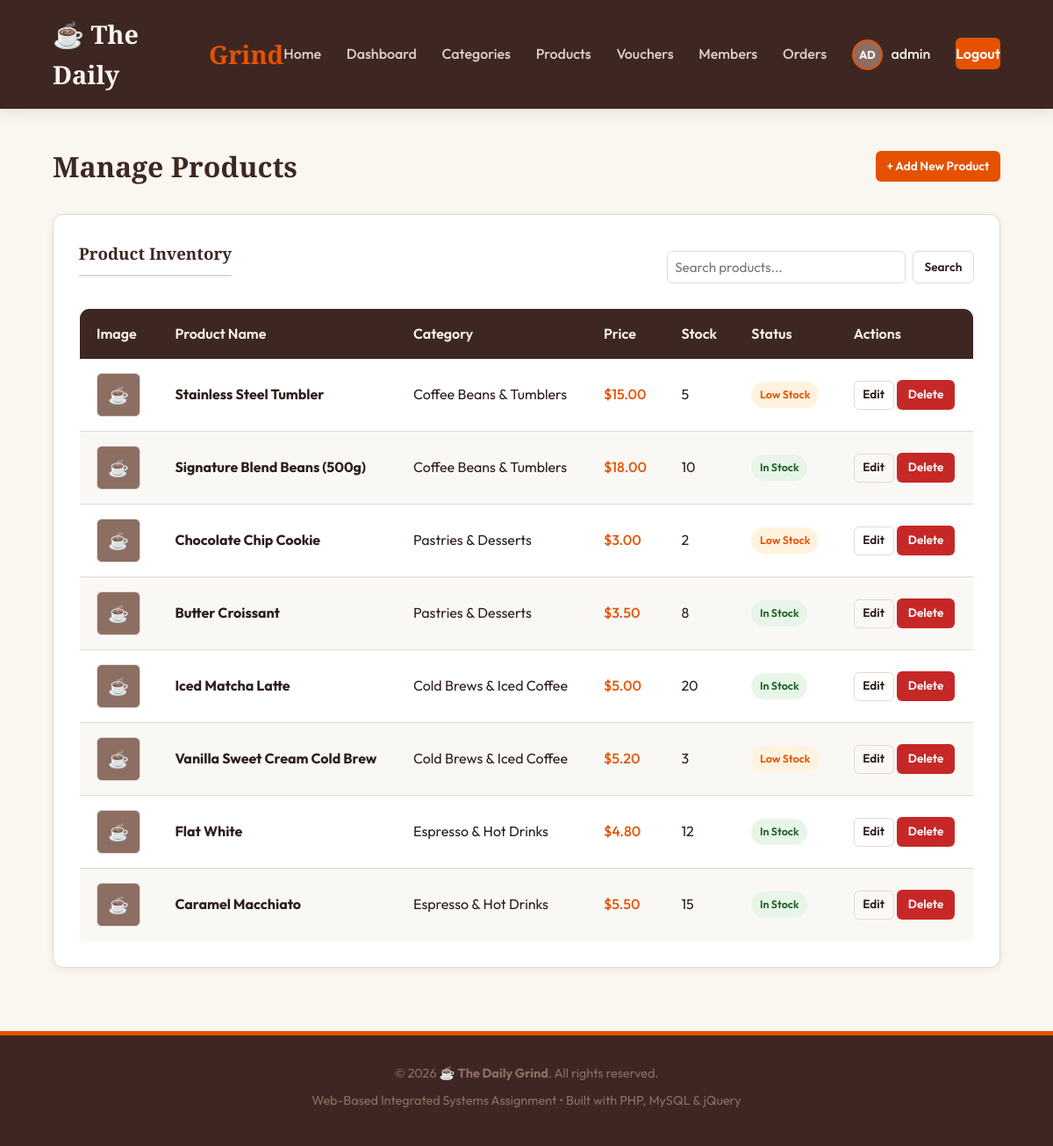
/admin/products.php (signed in), run on the app's committed database.
### tables this page shows
CREATE TABLE `users` (
  `id` INT AUTO_INCREMENT PRIMARY KEY,
  `username` VARCHAR(50) NOT NULL UNIQUE,
  `email` VARCHAR(100) NOT NULL UNIQUE,
  `password` VARCHAR(255) NOT NULL,
  `full_name` VARCHAR(100) NOT NULL,
  `phone` VARCHAR(20) DEFAULT NULL,
  `photo` VARCHAR(255) DEFAULT 'default_user.png',
  `role` ENUM('admin', 'member') DEFAULT 'member',
  `status` ENUM('active', 'blocked') DEFAULT 'active',
  `created_at` TIMESTAMP DEFAULT CURRENT_TIMESTAMP,
  INDEX `idx_users_status` (`status`)
);

CREATE TABLE `products` (
  `id` INT AUTO_INCREMENT PRIMARY KEY,
  `category_id` INT DEFAULT NULL,
  `name` VARCHAR(100) NOT NULL,
  `description` TEXT DEFAULT NULL,
  `price` DECIMAL(10, 2) NOT NULL,
  `stock` INT UNSIGNED DEFAULT 0,
  `created_at` TIMESTAMP DEFAULT CURRENT_TIMESTAMP,
  FOREIGN KEY (`category_id`) REFERENCES `categories` (`id`) ON DELETE SET NULL,
  INDEX `idx_products_name` (`name`)
);

CREATE TABLE `categories` (
  `id` INT AUTO_INCREMENT PRIMARY KEY,
  `name` VARCHAR(50) NOT NULL UNIQUE,
  `description` TEXT DEFAULT NULL
);

### includes/auth.php (called while the page is built, shortened)
<?php
function is_logged_in() {
    return isset($_SESSION['user_id']);
}
function is_admin() {
    return is_logged_in() && isset($_SESSION['user_role']) && $_SESSION['user_role'] === 'admin';
}
function get_logged_in_user($pdo) {
    $stmt = $pdo->prepare("SELECT * FROM users WHERE id = ?");
    $stmt->execute([$_SESSION['user_id']]);
    $user = $stmt->fetch();
    return $user;
}
?>

### admin/products.php (the view, shortened to what this page needs)
<?php
require_once __DIR__ . '/../includes/header.php';
$action = $_GET['action'] ?? 'list';
$search = isset($_GET['q']) ? trim($_GET['q']) : '';
$sql = "SELECT p.*, c.name as category_name,
        (SELECT image_path FROM product_images WHERE product_id = p.id ORDER BY is_primary DESC, id ASC LIMIT 1) as primary_image
        FROM products p
        LEFT JOIN categories c ON p.category_id = c.id";
$params = [];
$sql .= " ORDER BY p.id DESC";
$prod_stmt = $pdo->prepare($sql);
$prod_stmt->execute($params);
$all_products = $prod_stmt->fetchAll();
?>
<div class="page-header-actions">
    <h1>Manage Products</h1>
    <?php if ($action === 'list'): ?>
        <a href="products.php?action=add" class="btn btn-accent btn-sm">+ Add New Product</a>
    <?php else: ?>
        <a href="products.php" class="btn btn-secondary btn-sm">&larr; Back to List</a>
    <?php endif; ?>
</div>
<?php if ($action === 'list'): ?>
    <div class="admin-panel" style="margin-bottom: 2rem;">
        <div style="display: flex; justify-content: space-between; align-items: center; flex-wrap: wrap; gap: 1rem; margin-bottom: 1rem;">
            <h3>Product Inventory</h3>
            <form action="products.php" method="GET" style="display: flex; gap: 0.5rem; width: 350px;">
                <input type="text" name="q" class="form-control" placeholder="Search products..." value="<?= htmlspecialchars($search) ?>" style="padding: 0.5rem;">
                <button type="submit" class="btn btn-secondary btn-sm">Search</button>
            </form>
        </div>
        <?php if (empty($all_products)): ?>
            <p style="color: var(--text-muted); padding: 1rem 0;">No products found.</p>
        <?php else: ?>
            <div class="table-responsive">
                <table class="table">
                    <thead>
                        <tr>
                            <th>Image</th>
                            <th>Product Name</th>
                            <th>Category</th>
                            <th>Price</th>
                            <th>Stock</th>
                            <th>Status</th>
                            <th>Actions</th>
                        </tr>
                    </thead>
                    <tbody>
                        <?php foreach ($all_products as $p): ?>
                            <tr>
                                <td>
                                    <?php
                                    $photo_path = '../uploads/products/' . $p['primary_image'];
                                    if (!empty($p['primary_image']) && file_exists(__DIR__ . '/' . $photo_path)):
                                    ?>
                                        <img src="<?= $photo_path ?>" class="img-thumbnail" alt="<?= htmlspecialchars($p['name']) ?>">
                                    <?php else: ?>
                                        <div class="img-thumbnail" style="background-color: var(--primary-light); color: white; display: flex; align-items: center; justify-content: center; font-size: 1.2rem;">☕</div>
                                    <?php endif; ?>
                                </td>
                                <td><strong><?= htmlspecialchars($p['name']) ?></strong></td>
                                <td><?= htmlspecialchars($p['category_name'] ?? 'Uncategorized') ?></td>
                                <td style="font-weight: 500; color: var(--accent);">$<?= number_format($p['price'], 2) ?></td>
                                <td><?= $p['stock'] ?></td>
                                <td>
                                    <?php if ($p['stock'] == 0): ?>
                                        <span class="badge badge-cancelled">Sold Out</span>
                                    <?php elseif ($p['stock'] <= 5): ?>
                                        <span class="badge badge-pending">Low Stock</span>
                                    <?php else: ?>
                                        <span class="badge badge-active">In Stock</span>
                                    <?php endif; ?>
                                </td>
                                <td>
                                    <a href="products.php?action=edit&id=<?= $p['id'] ?>" class="btn btn-secondary btn-sm" style="padding: 0.3rem 0.6rem;">Edit</a>
                                    <a href="products.php?action=delete&id=<?= $p['id'] ?>" class="btn btn-danger btn-sm confirm-action" data-confirm-message="Are you sure you want to delete product '<?= htmlspecialchars($p['name']) ?>'? This will permanently delete the item and all its image files from storage.">Delete</a>
                                </td>
                            </tr>
                        <?php endforeach; ?>
                    </tbody>
                </table>
            </div>
        <?php endif; ?>
    </div>
<?php endif; ?>
<?php
require_once __DIR__ . '/../includes/footer.php';
?>

### includes/header.php (shortened to what this page needs)
<?php
$is_admin_dir = (strpos($_SERVER['SCRIPT_NAME'], '/admin/') !== false);
$base_path = $is_admin_dir ? '../' : './';
require_once __DIR__ . '/db.php';
require_once __DIR__ . '/auth.php';
$current_user = null;
if (is_logged_in()) {
    $current_user = get_logged_in_user($pdo);
}
?>
<!DOCTYPE html>
<html lang="en">
<head>
    <link rel="stylesheet" href="<?= $base_path ?>assets/css/style.css">
</head>
<body>
<header>
    <div class="nav-container">
        <div class="logo">
            <a href="<?= $base_path ?>index.php">☕ The Daily <span>Grind</span></a>
        </div>
        <nav>
            <ul class="nav-menu">
                <li class="nav-item"><a href="<?= $base_path ?>index.php">Home</a></li>
                <?php if (is_admin()): ?>
                    <li class="nav-item"><a href="<?= $base_path ?>admin/index.php">Dashboard</a></li>
                    <li class="nav-item"><a href="<?= $base_path ?>admin/categories.php">Categories</a></li>
                    <li class="nav-item"><a href="<?= $base_path ?>admin/products.php">Products</a></li>
                    <li class="nav-item"><a href="<?= $base_path ?>admin/vouchers.php">Vouchers</a></li>
                    <li class="nav-item"><a href="<?= $base_path ?>admin/members.php">Members</a></li>
                    <li class="nav-item"><a href="<?= $base_path ?>admin/orders.php">Orders</a></li>
                <?php endif; ?>
                <?php if (is_logged_in() && $current_user): ?>
                    <li class="nav-profile">
                        <?php
                        $avatar = !empty($current_user['photo']) ? $base_path . 'uploads/profiles/' . $current_user['photo'] : '';
                        if (!empty($current_user['photo']) && file_exists(__DIR__ . '/../uploads/profiles/' . $current_user['photo'])):
                        ?>
                            <img src="<?= $avatar ?>" class="nav-avatar" alt="Avatar">
                        <?php else: ?>
                            <div class="nav-avatar" style="background-color: var(--primary-light); color: white; display: flex; align-items: center; justify-content: center; font-size: 0.8rem; font-weight: 700; text-transform: uppercase;">
                                <?= substr($current_user['username'], 0, 2) ?>
                            </div>
                        <?php endif; ?>
                        <a href="<?= $base_path ?>profile.php" style="color: var(--bg-cream); font-weight: 500;">
                            <?= htmlspecialchars($current_user['username']) ?>
                        </a>
                    </li>
                    <li class="nav-item"><a href="<?= $base_path ?>logout.php" class="nav-btn">Logout</a></li>
                <?php else: ?>
                    <li class="nav-item"><a href="<?= $base_path ?>login.php">Login</a></li>
                    <li class="nav-item"><a href="<?= $base_path ?>register.php" class="nav-btn">Register</a></li>
                <?php endif; ?>
            </ul>
        </nav>
    </div>
</header>
<main>

### data on the page
users: username "AD", username "admin"
products: name "Stainless Steel Tumbler", category.name "Coffee Beans & Tumblers", price "15.00", stock "5", shows "Low Stock"
products: name "Signature Blend Beans (500g)", category.name "Coffee Beans & Tumblers", price "18.00", stock "10", shows "In Stock"
products: name "Chocolate Chip Cookie", category.name "Pastries & Desserts", price "3.00", stock "2", shows "Low Stock"
products: name "Butter Croissant", category.name "Pastries & Desserts", price "3.50", stock "8", shows "In Stock"
products: name "Iced Matcha Latte", category.name "Cold Brews & Iced Coffee", price "5.00", stock "20", shows "In Stock"
products: name "Vanilla Sweet Cream Cold Brew", category.name "Cold Brews & Iced Coffee", price "5.20", stock "3", shows "Low Stock"
products: name "Flat White", category.name "Espresso & Hot Drinks", price "4.80", stock "12", shows "In Stock"
products: name "Caramel Macchiato", category.name "Espresso & Hot Drinks", price "5.50", stock "15", shows "In Stock"
